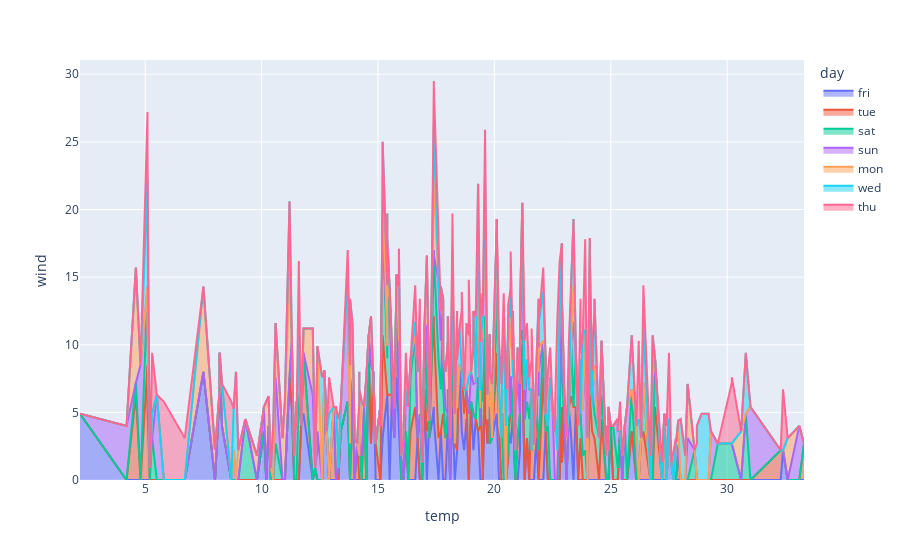

The cell this chart's notebook holds for it:
### Code cell
import plotly.express as px

fig = px.area(df, x="temp", y="wind", color="day")
fig.show()
